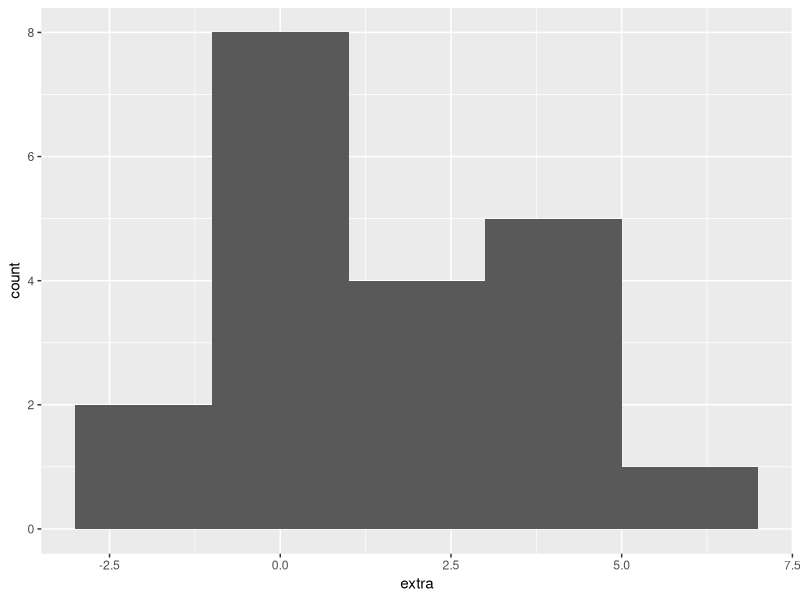
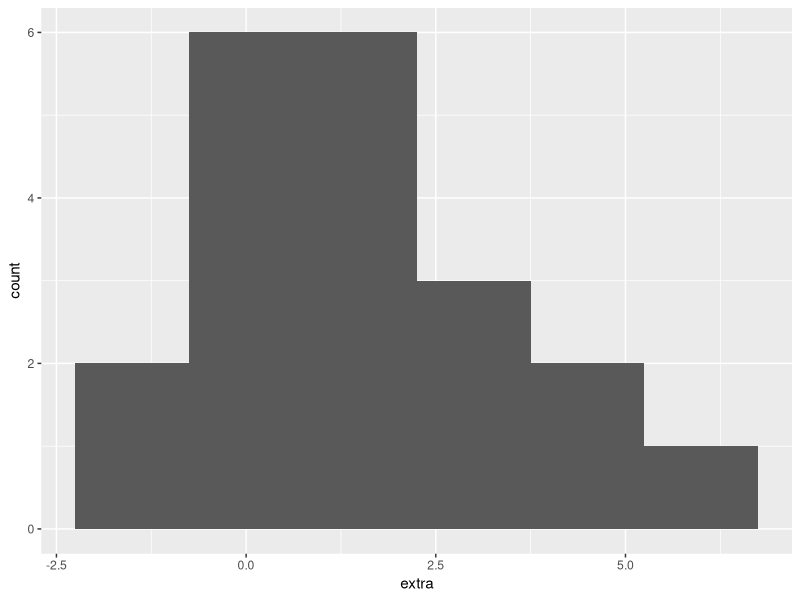
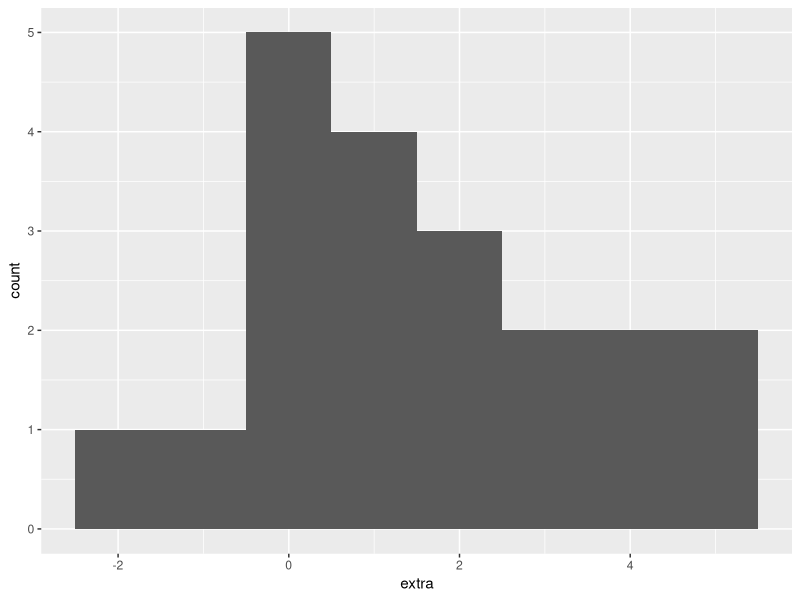
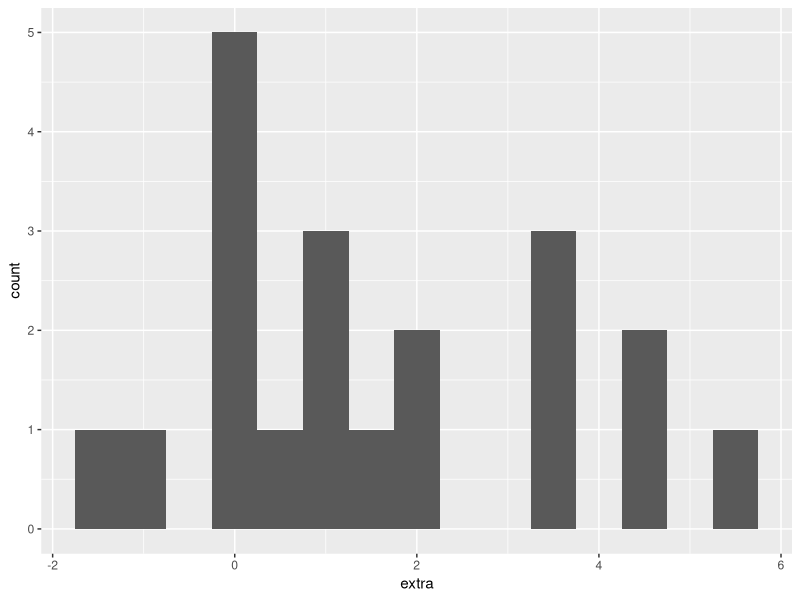
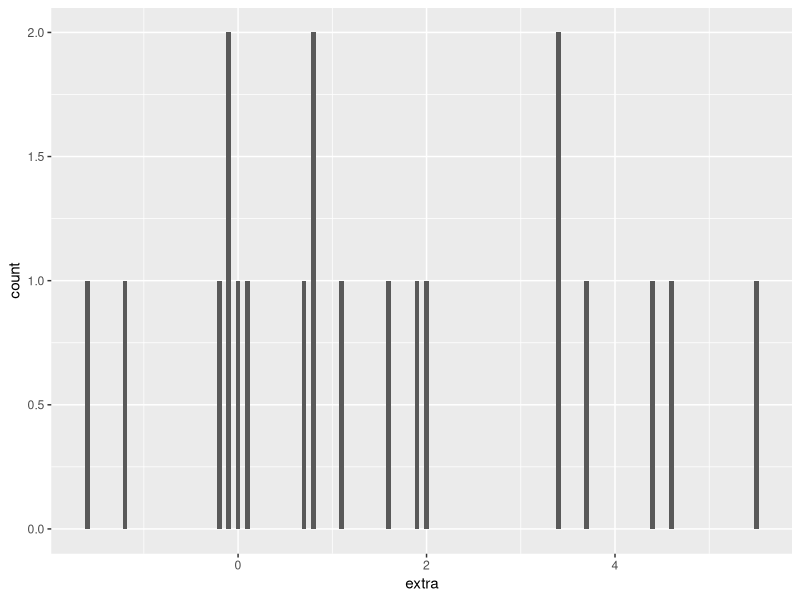
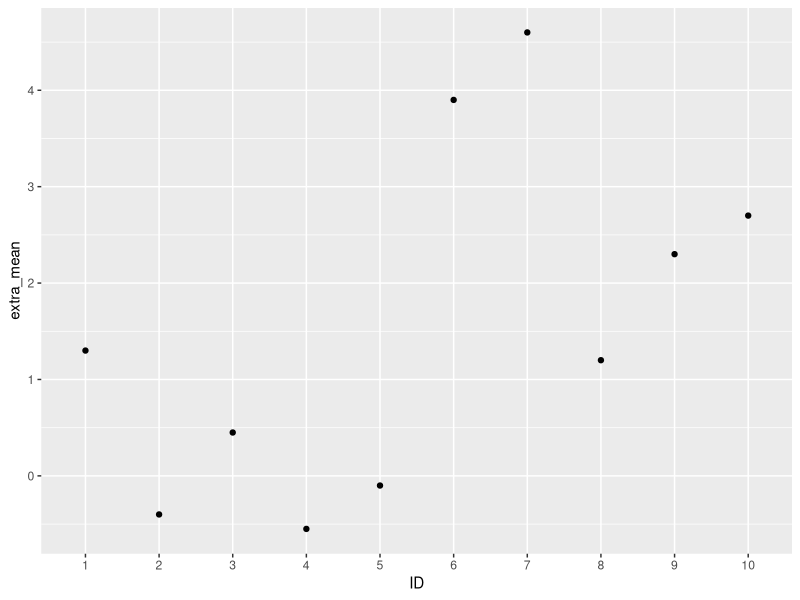
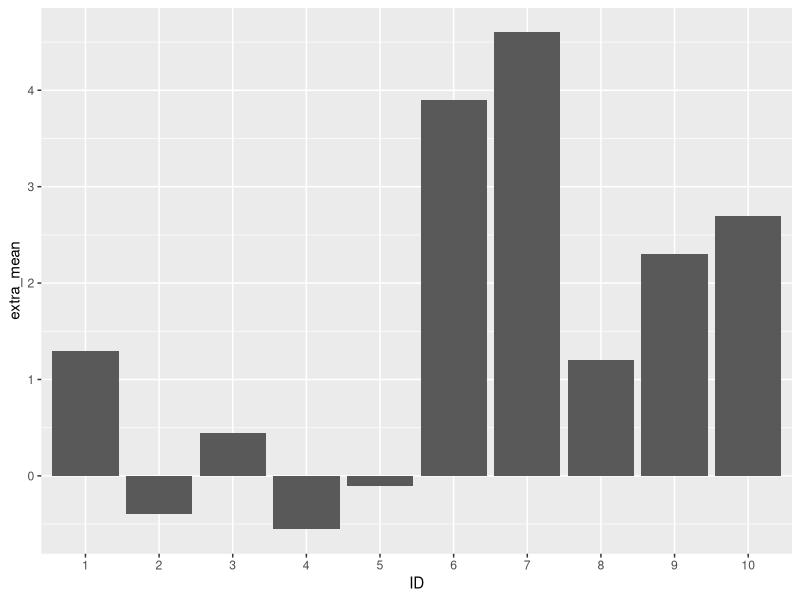
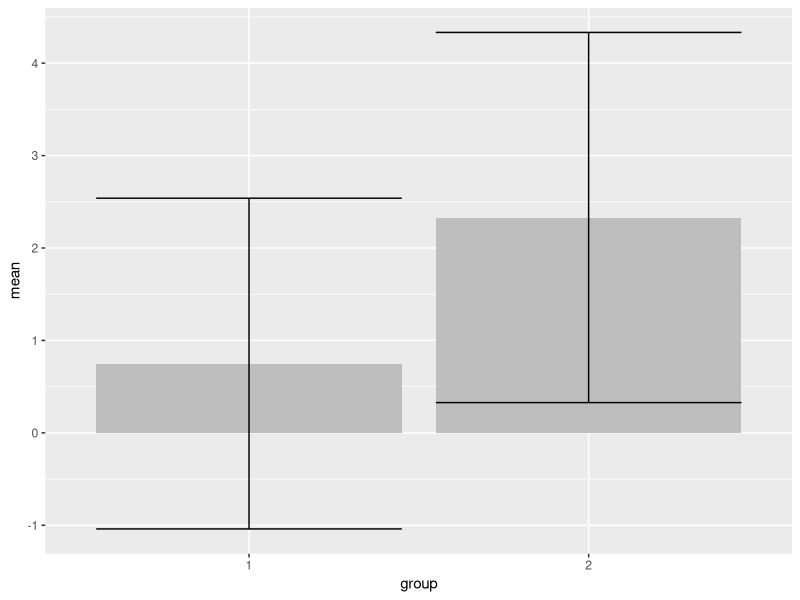

Source code (R) for these figures, in order: (Note: this script raises an error after producing the figures.)
## ---- chunk 1
library(tidyverse)
mysleep <- sleep
## ---- chunk 2
ggplot(mysleep, aes(extra)) + geom_histogram(binwidth = 2)
ggplot(mysleep, aes(extra)) + geom_histogram(binwidth = 1.5)
ggplot(mysleep, aes(extra)) + geom_histogram(binwidth = 1)
ggplot(mysleep, aes(extra)) + geom_histogram(binwidth = 0.5)
ggplot(mysleep, aes(extra)) + geom_histogram(binwidth = 0.05)
## ---- chunk 3
mysleep <- mysleep %>% mutate(extra_trans = sqrt(abs(extra)))
head(mysleep)
## ---- chunk 4
# a.
?ifelse

# b.
mysleep <- mutate(mysleep, # just another way to do this, without the %>% operator
                  extra_cat = ifelse(extra <= 0, "low",
                                     ifelse(extra >= 3, "high", "medium")))
xtabs(~ extra + extra_cat, mysleep)

# c.
mysleep <- mysleep %>% mutate(extra_corrected = ifelse(ID %in% c("1", "3", "7"),
                                                       extra + 2,
                                                       extra))
mysleep %>% select(extra_corrected, extra, ID)
## ---- chunk 5
mysleep_missing <- mysleep
mysleep_missing[c(1, 4, 7, 13), "extra"] <- NA
mysleep_missing %>% summarize(extra_mean = mean(extra))
## ---- chunk 6
mysleep_missing %>% summarize(extra_mean = mean(extra, na.rm = TRUE))
## ---- chunk 7
mysleep <- sleep
sleep_subjmeans <- mysleep %>% group_by(ID) %>% summarize(extra_mean = mean(extra))

ggplot(sleep_subjmeans, aes(ID, extra_mean)) + geom_point()
ggplot(sleep_subjmeans, aes(ID, extra_mean)) + geom_bar(stat = "identity")
## ---- chunk 8
sleep_cellmeans <- mysleep %>% group_by(group) %>%
  summarize(mean = mean(extra),
            sd = sd(extra))

ggplot(sleep_cellmeans, aes(group, mean)) + 
  geom_bar(stat = "identity", fill = "grey") +
  geom_errorbar(aes(ymin = mean - sd, ymax = mean + sd))

ggplot(sleep_cellmeans, aes(group, mean)) + 
  geom_bar(stat = "identity", fill = "grey") +
  geom_errorbar(aes(ymin = mean - sd, ymax = mean + sd), width = .3) +
  theme_minimal()

## ---- chunk 9
ggplot(sleep_cellmeans, aes(group, mean)) +
  geom_pointrange(aes(ymin = mean - sd, ymax = mean + sd)) +
  theme_minimal()

ggplot(sleep_cellmeans, aes(group, mean)) + 
  geom_point(size = 3) +
  geom_errorbar(aes(ymin = mean - sd, ymax = mean + sd), width = .3) +
  theme_minimal()
## ---- chunk 10
std.err <- function(x) {
  se <- sd(x)/sqrt(length(x))
  return(se)
}

# or, slightly lazier
std.err <- function(x) sd(x)/sqrt(length(x))

## ---- chunk 11
mysleep <- sleep
sleep_cellmeans <- mysleep %>% group_by(group) %>%
  summarize(mean = mean(extra), se = std.err(extra))
sleep_cellmeans
## ---- chunk 12
ggplot(sleep_cellmeans, aes(group, mean)) + 
  geom_point(size = 3) + 
  geom_errorbar(aes(ymin = mean - 1.96*se, ymax = mean + 1.96*se),
                width = .33)
## ---- chunk 13
myiris <- myiris %>% mutate(plantID = paste0("plant", 1:nrow(.)))
## ---- chunk 14
myiris_long <- myiris %>% 
  pivot_longer(cols = Sepal.Length:Petal.Width, 
               names_to = "measurement_type", 
               values_to = "cm")
## ---- chunk 15
myiris_long_separated <- myiris %>% 
  pivot_longer(cols = Sepal.Length:Petal.Width, 
               names_to = c("plant_part", "dimension"),
               names_pattern = "(.+)\\.(.+)",
               values_to = "cm")

# alternative using separate()
myiris_long_separated2 <- myiris %>% 
  pivot_longer(cols = Sepal.Length:Petal.Width, 
               names_to = "measurement_type",
               values_to = "cm") %>%
  separate(col = measurement_type,
           sep = "\\.",
           into = c("plant_part", "dimension"))

## ---- chunk 16
myiris_lengthwidth <- myiris_long_separated %>%
  pivot_wider(names_from = dimension, values_from = cm)
## ---- chunk 17
ggplot(myiris_lengthwidth, aes(Length, Width)) + 
  geom_point(aes(color = Species))

ggplot(myiris_lengthwidth, aes(Length, Width)) + 
  geom_point(aes(color = Species)) +
  scale_color_brewer(palette = "Set1") + 
  theme_minimal()

ggplot(myiris_lengthwidth, aes(Length, Width)) + 
  geom_point(aes(color = Species)) +
  scale_color_brewer(palette = "Set1") + 
  facet_wrap(~ plant_part) +
  theme_minimal()
## ---- chunk 18
for(word in c("this", "is", "a", "very", "simple", "and", "boring", "loop")) {
  cat(word, "\n")
}
## ---- chunk 19
myiris <- iris
head(iris)
myiris_sepalpetal <- myiris %>% 
  mutate(plantID = paste0("plant", 1:nrow(.))) %>%
  pivot_longer(cols = Sepal.Length:Petal.Width,
               names_to = c("plant_part", "dimension"),
               names_pattern = "(.+)\\.(.+)",
               values_to = "cm") %>%
  pivot_wider(names_from = plant_part,
              values_from = cm)
head(myiris_sepalpetal)
summary(myiris_sepalpetal)
## ---- chunk 20
ggplot(myiris_sepalpetal, aes(Sepal, Petal)) + geom_point(aes(color = dimension))

# a little prettier
ggplot(myiris_sepalpetal, aes(Sepal, Petal)) + geom_point(aes(color = dimension)) +
  scale_color_brewer(palette = "Set1") + 
  theme_minimal()
## ---- chunk 21
ggplot(filter(myiris_sepalpetal, Species %in% "setosa"), 
       aes(Sepal, Petal)) + 
  geom_point(aes(color = dimension)) +
  scale_color_brewer(palette = "Set1") + 
  theme_minimal() +
  ggtitle("setosa")
## ---- chunk 22
pdf("setosa_plot.pdf")
ggplot(filter(myiris_sepalpetal, Species %in% "setosa"), 
       aes(Sepal, Petal)) + 
  geom_point(aes(color = dimension)) +
  scale_color_brewer(palette = "Set1") + 
  theme_minimal() +
  ggtitle("setosa")
dev.off()
## ---- chunk 23
pdf("allspecies_plots.pdf")
for(this_species in levels(myiris$Species)) {
  this_plot <- ggplot(filter(myiris_sepalpetal, Species %in% this_species), 
                      aes(Sepal, Petal)) + 
    geom_point(aes(color = dimension)) +
    scale_color_brewer(palette = "Set1") + 
    theme_minimal() +
    ggtitle(this_species)
  print(this_plot)
}
dev.off()
## ---- chunk 24
for(this_species in levels(myiris$Species)) {
  pdf(paste0(this_species, "_plot.pdf"))
  this_plot <- ggplot(filter(myiris_sepalpetal, Species %in% this_species), 
                      aes(Sepal, Petal)) + 
    geom_point(aes(color = dimension)) +
    scale_color_brewer(palette = "Set1") + 
    theme_minimal() +
    ggtitle(this_species)
  print(this_plot)
  dev.off()
}
